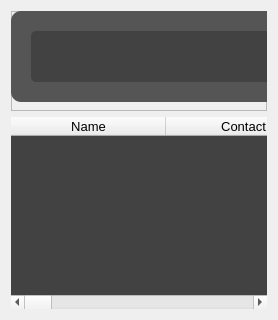
             <widget class="QWidget" name="summary">
              <property name="maximumSize">
               <size>
                <width>1442</width>
                <height>950</height>
               </size>
              </property>
              <layout class="QVBoxLayout" name="verticalLayout_4">
               <item>
                <widget class="QFrame" name="frame_7">
                 <property name="minimumSize">
                  <size>
                   <width>0</width>
                   <height>100</height>
                  </size>
                 </property>
                 <property name="maximumSize">
                  <size>
                   <width>16777215</width>
                   <height>100</height>
                  </size>
                 </property>
                 <property name="frameShape">
                  <enum>QFrame::StyledPanel</enum>
                 </property>
                 <property name="frameShadow">
                  <enum>QFrame::Raised</enum>
                 </property>
                 <widget class="QLabel" name="label_31">
                  <property name="geometry">
                   <rect>
                    <x>0</x>
                    <y>0</y>
                    <width>1421</width>
                    <height>91</height>
                   </rect>
                  </property>
                  <property name="font">
                   <font>
                    <family>Arial</family>
                    <pointsize>11</pointsize>
                    <weight>75</weight>
                    <bold>true</bold>
                   </font>
                  </property>
                  <property name="styleSheet">
                   <string notr="true">QLabel{
	color: rgb(255, 255, 255);
	background-color: rgb(85, 85, 85);
	border-radius: 10px;
	padding-left:10px;
}</string>
                  </property>
                  <property name="text">
                   <string/>
                  </property>
                  <property name="alignment">
                   <set>Qt::AlignLeading|Qt::AlignLeft|Qt::AlignVCenter</set>
                  </property>
                 </widget>
                 <widget class="QLineEdit" name="summary_filename">
                  <property name="geometry">
                   <rect>
                    <x>470</x>
                    <y>20</y>
                    <width>261</width>
                    <height>51</height>
                   </rect>
                  </property>
                  <property name="font">
                   <font>
                    <pointsize>10</pointsize>
                   </font>
                  </property>
                  <property name="styleSheet">
                   <string notr="true">QLineEdit{
	color: rgb(255, 255, 255);
	background-color: rgb(66, 66, 66);
	border-radius:10px;
	padding-left: 10px;
}

QLineEdit:hover{
	border:2px solid rgb(66, 66, 66);
}

QLineEdit:focus{
	border:2px solid rgb(255, 255, 255);
}</string>
                  </property>
                  <property name="placeholderText">
                   <string>File name?</string>
                  </property>
                  <property name="clearButtonEnabled">
                   <bool>true</bool>
                  </property>
                 </widget>
                 <widget class="QPushButton" name="btn_summary_save">
                  <property name="geometry">
                   <rect>
                    <x>740</x>
                    <y>20</y>
                    <width>141</width>
                    <height>51</height>
                   </rect>
                  </property>
                  <property name="font">
                   <font>
                    <pointsize>10</pointsize>
                   </font>
                  </property>
                  <property name="styleSheet">
                   <string notr="true">QPushButton{
	color: rgb(255, 255, 255);
	background-color: rgb(66, 66, 66);
	border:none;
	border-radius: 10px;
}

QPushButton:hover{
	border-radius: 20px;
}

QPushButton:pressed{
	border: 2px solid rgb(255,255,255);	
}</string>
                  </property>
                  <property name="text">
                   <string>Save</string>
                  </property>
                  <property name="icon">
                   <iconset resource="../resource/asset.qrc">
                    <normaloff>:/icons/asset/save.svg</normaloff>:/icons/asset/save.svg</iconset>
                  </property>
                  <property name="iconSize">
                   <size>
                    <width>30</width>
                    <height>30</height>
                   </size>
                  </property>
                  <property name="flat">
                   <bool>true</bool>
                  </property>
                 </widget>
                 <widget class="QComboBox" name="database_summary">
                  <property name="geometry">
                   <rect>
                    <x>20</x>
                    <y>20</y>
                    <width>281</width>
                    <height>51</height>
                   </rect>
                  </property>
                  <property name="minimumSize">
                   <size>
                    <width>0</width>
                    <height>51</height>
                   </size>
                  </property>
                  <property name="maximumSize">
                   <size>
                    <width>16777215</width>
                    <height>38</height>
                   </size>
                  </property>
                  <property name="font">
                   <font>
                    <pointsize>10</pointsize>
                   </font>
                  </property>
                  <property name="styleSheet">
                   <string notr="true">QComboBox{
	color: rgb(255, 255, 255);
	background-color: rgb(66, 66, 66);
	padding-left:10px;
	border-radius: 5px;
}</string>
                  </property>
                  <property name="frame">
                   <bool>false</bool>
                  </property>
                 </widget>
                 <widget class="QPushButton" name="btn_summary_load">
                  <property name="geometry">
                   <rect>
                    <x>310</x>
                    <y>20</y>
                    <width>141</width>
                    <height>51</height>
                   </rect>
                  </property>
                  <property name="font">
                   <font>
                    <pointsize>10</pointsize>
                   </font>
                  </property>
                  <property name="styleSheet">
                   <string notr="true">QPushButton{
	color: rgb(255, 255, 255);
	background-color: rgb(66, 66, 66);
	border:none;
	border-radius: 10px;
}

QPushButton:hover{
	border-radius: 20px;
}

QPushButton:pressed{
	border: 2px solid rgb(255,255,255);	
}</string>
                  </property>
                  <property name="text">
                   <string>Load</string>
                  </property>
                  <property name="icon">
                   <iconset resource="../resource/asset.qrc">
                    <normaloff>:/icons/asset/download.svg</normaloff>:/icons/asset/download.svg</iconset>
                  </property>
                  <property name="iconSize">
                   <size>
                    <width>30</width>
                    <height>30</height>
                   </size>
                  </property>
                  <property name="flat">
                   <bool>true</bool>
                  </property>
                 </widget>
                 <widget class="QLineEdit" name="summary_browse">
                  <property name="geometry">
                   <rect>
                    <x>910</x>
                    <y>20</y>
                    <width>341</width>
                    <height>51</height>
                   </rect>
                  </property>
                  <property name="font">
                   <font>
                    <pointsize>10</pointsize>
                   </font>
                  </property>
                  <property name="styleSheet">
                   <string notr="true">QLineEdit{
	color: rgb(255, 255, 255);
	background-color: rgb(66, 66, 66);
	border-radius:10px;
	padding-left: 10px;
}

QLineEdit:hover{
	border:2px solid  rgb(66, 66, 66);
}

QLineEdit:focus{
	border:2px solid rgb(255, 255, 255);
}</string>
                  </property>
                  <property name="placeholderText">
                   <string>File name?</string>
                  </property>
                  <property name="clearButtonEnabled">
                   <bool>true</bool>
                  </property>
                 </widget>
                 <widget class="QPushButton" name="btn_summary_browse">
                  <property name="geometry">
                   <rect>
                    <x>1270</x>
                    <y>20</y>
                    <width>141</width>
                    <height>51</height>
                   </rect>
                  </property>
                  <property name="font">
                   <font>
                    <pointsize>10</pointsize>
                   </font>
                  </property>
                  <property name="styleSheet">
                   <string notr="true">QPushButton{
	color: rgb(255, 255, 255);
	background-color: rgb(66, 66, 66);
	border:none;
	border-radius: 10px;
}

QPushButton:hover{
	border-radius: 20px;
}

QPushButton:pressed{
	border: 2px solid rgb(255,255,255);	
}</string>
                  </property>
                  <property name="text">
                   <string>Browse</string>
                  </property>
                  <property name="icon">
                   <iconset resource="../resource/asset.qrc">
                    <normaloff>:/icons/asset/file.svg</normaloff>:/icons/asset/file.svg</iconset>
                  </property>
                  <property name="iconSize">
                   <size>
                    <width>30</width>
                    <height>30</height>
                   </size>
                  </property>
                  <property name="flat">
                   <bool>true</bool>
                  </property>
                 </widget>
                </widget>
               </item>
               <item>
                <widget class="QFrame" name="frame_8">
                 <property name="frameShape">
                  <enum>QFrame::NoFrame</enum>
                 </property>
                 <property name="frameShadow">
                  <enum>QFrame::Plain</enum>
                 </property>
                 <layout class="QVBoxLayout" name="verticalLayout_10">
                  <property name="leftMargin">
                   <number>0</number>
                  </property>
                  <property name="topMargin">
                   <number>0</number>
                  </property>
                  <property name="rightMargin">
                   <number>0</number>
                  </property>
                  <property name="bottomMargin">
                   <number>0</number>
                  </property>
                  <item>
                   <widget class="QTableWidget" name="tableWidget_summary">
                    <property name="font">
                     <font>
                      <pointsize>11</pointsize>
                     </font>
                    </property>
                    <property name="styleSheet">
                     <string notr="true">QTableWidget{
	background-color: rgb(66, 66, 66);;
	color: rgb(255, 255, 255);
}</string>
                    </property>
                    <property name="frameShape">
                     <enum>QFrame::NoFrame</enum>
                    </property>
                    <property name="frameShadow">
                     <enum>QFrame::Plain</enum>
                    </property>
                    <property name="editTriggers">
                     <set>QAbstractItemView::NoEditTriggers</set>
                    </property>
                    <property name="sortingEnabled">
                     <bool>true</bool>
                    </property>
                    <attribute name="horizontalHeaderDefaultSectionSize">
                     <number>155</number>
                    </attribute>
                    <attribute name="horizontalHeaderShowSortIndicator" stdset="0">
                     <bool>true</bool>
                    </attribute>
                    <attribute name="horizontalHeaderStretchLastSection">
                     <bool>true</bool>
                    </attribute>
                    <attribute name="verticalHeaderShowSortIndicator" stdset="0">
                     <bool>true</bool>
                    </attribute>
                    <attribute name="verticalHeaderStretchLastSection">
                     <bool>false</bool>
                    </attribute>
                    <column>
                     <property name="text">
                      <string>Name</string>
                     </property>
                     <property name="font">
                      <font>
                       <pointsize>10</pointsize>
                      </font>
                     </property>
                    </column>
                    <column>
                     <property name="text">
                      <string>Contact</string>
                     </property>
                     <property name="font">
                      <font>
                       <pointsize>10</pointsize>
                      </font>
                     </property>
                    </column>
                    <column>
                     <property name="text">
                      <string>Date Stamp (ME)</string>
                     </property>
                     <property name="font">
                      <font>
                       <pointsize>10</pointsize>
                      </font>
                     </property>
                    </column>
                    <column>
                     <property name="text">
                      <string>Time Stamp (ME)</string>
                     </property>
                     <property name="font">
                      <font>
                       <pointsize>10</pointsize>
                      </font>
                     </property>
                    </column>
                    <column>
                     <property name="text">
                      <string>Date Stamp (ML)</string>
                     </property>
                     <property name="font">
                      <font>
                       <pointsize>10</pointsize>
                      </font>
                     </property>
                    </column>
                    <column>
                     <property name="text">
                      <string>Time Stamp (ML)</string>
                     </property>
                     <property name="font">
                      <font>
                       <pointsize>10</pointsize>
                      </font>
                     </property>
                    </column>
                    <column>
                     <property name="text">
                      <string>Early Count</string>
                     </property>
                     <property name="font">
                      <font>
                       <pointsize>10</pointsize>
                      </font>
                     </property>
                    </column>
                    <column>
                     <property name="text">
                      <string>Late Count</string>
                     </property>
                     <property name="font">
                      <font>
                       <pointsize>10</pointsize>
                      </font>
                     </property>
                    </column>
                    <column>
                     <property name="text">
                      <string>Total Count</string>
                     </property>
                     <property name="font">
                      <font>
                       <pointsize>10</pointsize>
                      </font>
                     </property>
                    </column>
                   </widget>
                  </item>
                 </layout>
                </widget>
               </item>
              </layout>
             </widget>
